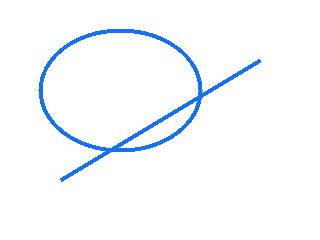
#> input picture test-scan.jpg, 320 x 240 px
$ python -i image_service.py   (imports and definitions only)
#> lines starting #> are read from the running program, lines starting #| are printed output that depends on the picture
import uuid
from pathlib import Path

import cv2


def preprocess_image(input_path: Path, output_dir: Path) -> Path:
#> called with input_path = '../../test-scan.jpg', output_dir = 'out.png'
    image = cv2.imread(str(input_path))
#> image is the input picture: shape (240, 320, 3); mean B, G, R 253.2, 249.6, 246.5
    if image is None:
        raise ValueError("Unable to read the uploaded image")

    h, w = image.shape[:2]
#> h = 240; w = 320
    max_size = 1024
    scale = min(max_size / w, max_size / h, 1.0)
#> scale = 1
    if scale < 1.0:
        new_w = int(w * scale)
        new_h = int(h * scale)
        image = cv2.resize(image, (new_w, new_h), interpolation=cv2.INTER_AREA)

    gray = cv2.cvtColor(image, cv2.COLOR_BGR2GRAY)
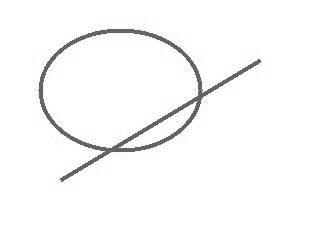
#> gray: shape (240, 320); min 69, max 255, mean 249.1
    clahe = cv2.createCLAHE(clipLimit=2.0, tileGridSize=(8, 8))
    enhanced = clahe.apply(gray)
    processed = cv2.cvtColor(enhanced, cv2.COLOR_GRAY2BGR)

#> (the run stopped early here; a loop or call above may not have finished)
